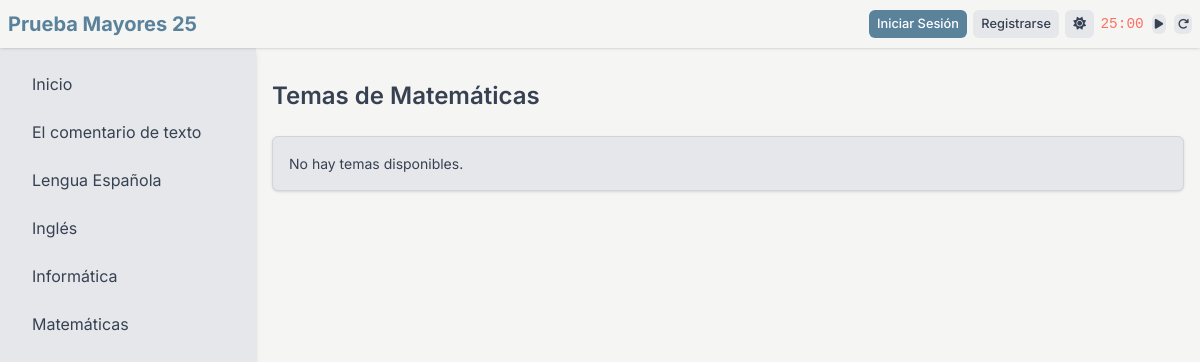
The app's page /asignatura/5/temas, older data.
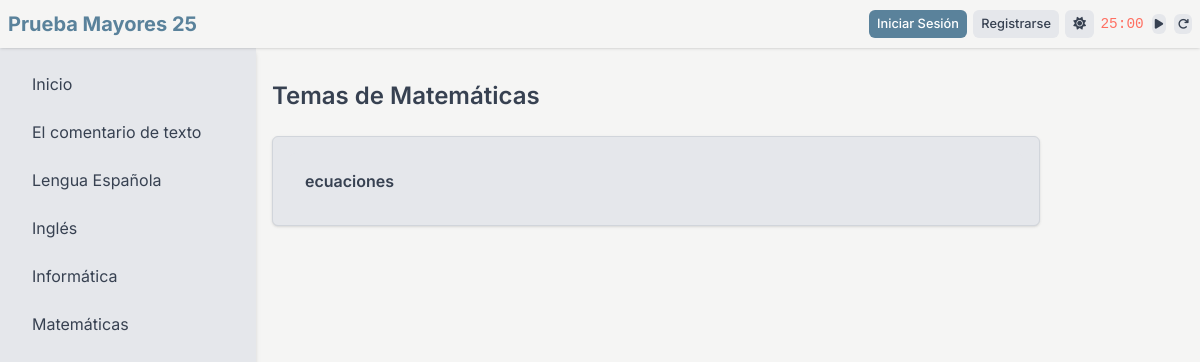
The same page, newer data.
### tables this page shows
CREATE TABLE asignaturas (
                id INTEGER PRIMARY KEY AUTOINCREMENT,
                nombre TEXT NOT NULL UNIQUE,
                descripcion TEXT
            );

CREATE TABLE temas (
                id INTEGER PRIMARY KEY AUTOINCREMENT,
                asignatura_id INTEGER,
                usuario_id INTEGER,
                titulo TEXT NOT NULL,
                contenido TEXT NOT NULL,
                es_fijo INTEGER NOT NULL DEFAULT 0,
                UNIQUE(asignatura_id, titulo),
                FOREIGN KEY (asignatura_id) REFERENCES asignaturas(id),
                FOREIGN KEY (usuario_id) REFERENCES usuarios(id)
            );

### app.py (the view)
@app.route("/asignatura/<int:asignatura_id>/temas")
def mostrar_temas(asignatura_id):
    with closing(get_db_connection()) as conn:
        asignatura_row = conn.execute(
            "SELECT id, nombre FROM asignaturas WHERE id = ?", (asignatura_id,)
        ).fetchone()
        if not asignatura_row:
            return redirect(url_for("index"))
        asignatura = dict(asignatura_row)
        temas = [
            dict(row)
            for row in conn.execute(
                "SELECT id, titulo, contenido, usuario_id, es_fijo FROM temas WHERE asignatura_id = ? ORDER BY id ASC",
                (asignatura_id,),
            ).fetchall()
        ]
    return render_template(
        "temas.html",
        asignatura=asignatura,
        temas=temas,
        asignaturas=fetch_asignaturas(),
        navbar_data=get_navbar_data(),
    )

### app.py (called while the page is built)
def fetch_asignaturas():
    with closing(get_db_connection()) as conn:
        return [
            dict(row)
            for row in conn.execute(
                "SELECT id, nombre, descripcion FROM asignaturas"
            ).fetchall()
        ]

def get_navbar_data():
    return {
        "is_authenticated": current_user.is_authenticated,
        "username": current_user.username if current_user.is_authenticated else None,
        "dark_mode": session.get("dark_mode", False),
    }

### init_db.py (called while the page is built)
def get_db_connection():
    db_path = os.path.join(current_app.root_path, "instance", "database.db")
    conn = sqlite3.connect(db_path, check_same_thread=False)
    conn.row_factory = sqlite3.Row
    return conn

### templates/temas.html (shortened to what this page needs)
<!DOCTYPE html>
<html lang="es" data-theme="{{ 'dark' if navbar_data.dark_mode else 'light' }}">
<head>
    <link rel="stylesheet" href="https://cdnjs.cloudflare.com/ajax/libs/font-awesome/6.5.1/css/all.min.css">
    <script src="https://cdn.tailwindcss.com"></script>
    <link rel="stylesheet" href="{{ url_for('static', filename='css/style.css') }}">
</head>
<body>
    {% include '_navbar.html' %}
    {% include '_sidebar.html' %}
    <main class="content">
        <div class="flex justify-between items-center mb-6">
            <h1 class="text-2xl font-semibold">Temas de {{ asignatura['nombre'] }}</h1>
        </div>
        {% if temas %}
        <div class="space-y-4 max-w-3xl">
            {% for tema in temas %}
            {% include '_tema_item.html' %}
            {% endfor %}
        </div>
        {% else %}
        <div class="card">
            <p class="text-sm">No hay temas disponibles.</p>
        </div>
        {% endif %}
    </main>
</body>
</html>

### templates/_sidebar.html
<aside class="sidebar">
    <ul>
        <li><a href="{{ url_for('index') }}">Inicio</a></li>
        {% for asignatura in asignaturas %}
        <li><a href="{{ url_for('mostrar_asignatura', asignatura_id=asignatura['id']) }}">{{ asignatura['nombre'] }}</a>
        </li>
        {% endfor %}
    </ul>
</aside>

### templates/_tema_item.html (shortened to what this page needs)
<div class="card">
    {% set tema_id = 'tema-' ~ tema['id'] %}
    <button
        class="w-full text-left p-4 font-semibold bg-[var(--secondary-bg)] rounded-t-md hover:bg-[var(--accent)] hover:text-white transition-colors duration-200"
        onclick="toggleTema(this.nextElementSibling, '{{ tema_id }}')">
        {{ tema['titulo'] }}
    </button>
</div>

Row changes from the older to the newer data that the page shows:
added temas: titulo "ecuaciones"
Text that changed along with them:
text no longer shown: "No hay temas disponibles."
